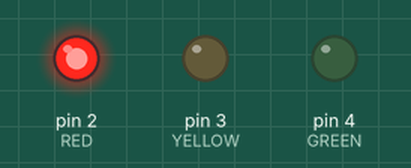
Recording of a sketch running on a simulated Arduino Uno, built with avr-gcc and run on an emulated ATmega328P. On the bench: output pins drawn as LEDs (lit = HIGH).

Above: at 0.05 s.
At 0.75 s:
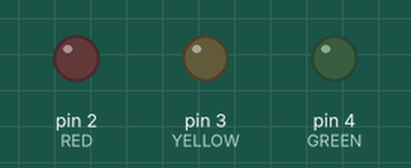
At 1.45 s:
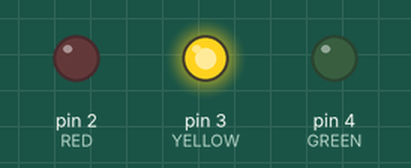
At 2.85 s:
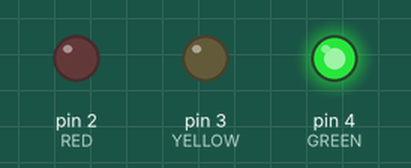
Timing chart, 0 to 3.1 s (numbered marks = the images above):
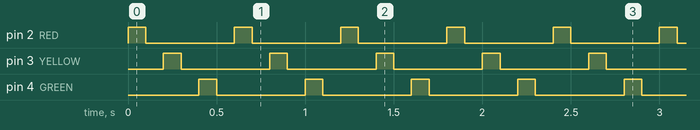

Measured:
- by itself, pin 2 (RED), pin 3 (YELLOW), pin 4 (GREEN): alternates HIGH for 0.10 s and LOW for 0.50 s

The sketch:

LightShow.ino
```cpp
// C++ code
//
enum Pin {
  RED = 2,
  YELLOW = 3,
  GREEN = 4,
};

int delayMs = 100;

void togglePin(int pin, int delayMs){
  digitalWrite(pin, HIGH);
  delay(delayMs);
  digitalWrite(pin, LOW);
  delay(delayMs);
}

void setup()
{
  pinMode(RED, OUTPUT);
  pinMode(YELLOW, OUTPUT);
  pinMode(GREEN, OUTPUT);
}

void loop()
{
  togglePin(RED, delayMs);
  togglePin(YELLOW, delayMs);
  togglePin(GREEN, delayMs);
}
```
